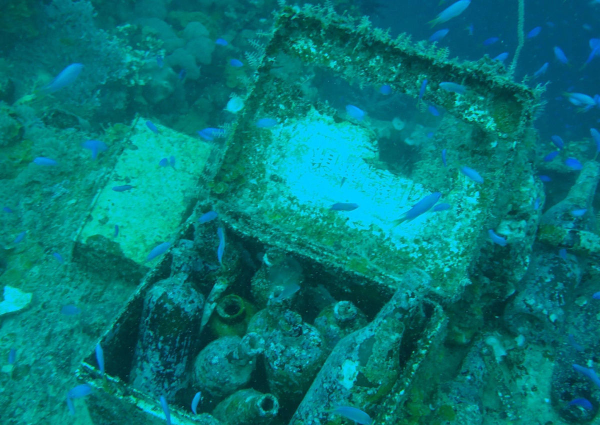
%> input picture SAMPLE_IMAGES/129_img_.png, 1200 x 850 px (shown at 1/2 size)
$ octave --eval "result = MSRCR_retinex(imread('../SAMPLE_IMAGES/129_img_.png'));"   (GNU Octave 9; MATLAB toolbox functions it lacks are replaced by stand-ins)
%> lines starting %> are read from the running program, lines starting %| are printed output that depends on the picture
function output_img = MSRCR_retinex(I)

R = I(:, :, 1);
G = I(:, :, 2);
B = I(:, :, 3);
R0 = double(R);
G0 = double(G);
B0 = double(B);

[N1, M1] = size(R);
%> N1 = 850; M1 = 1200

Rlog = log(R0+1);
Rfft2 = fft2(R0);

sigma1 = 128;
F1 = fspecial('gaussian', [N1,M1], sigma1);
Efft1 = fft2(double(F1));

DR0 = Rfft2.* Efft1;
DR = ifft2(DR0);

DRlog = log(DR +1);
Rr1 = Rlog - DRlog;

sigma2 = 256;
F2 = fspecial('gaussian', [N1,M1], sigma2);
Efft2 = fft2(double(F2));

DR0 = Rfft2.* Efft2;
DR = ifft2(DR0);

DRlog = log(DR +1);
Rr2 = Rlog - DRlog;

sigma3 = 512;
F3 = fspecial('gaussian', [N1,M1], sigma3);
Efft3 = fft2(double(F3));

DR0 = Rfft2.* Efft3;
DR = ifft2(DR0);

DRlog = log(DR +1);
Rr3 = Rlog - DRlog;

Rr = (Rr1 + Rr2 +Rr3)/3;

a = 125;
II = imadd(R0, G0);
II = imadd(II, B0);
Ir = immultiply(R0, a);
C = imdivide(Ir, II);
C = log(C+1);
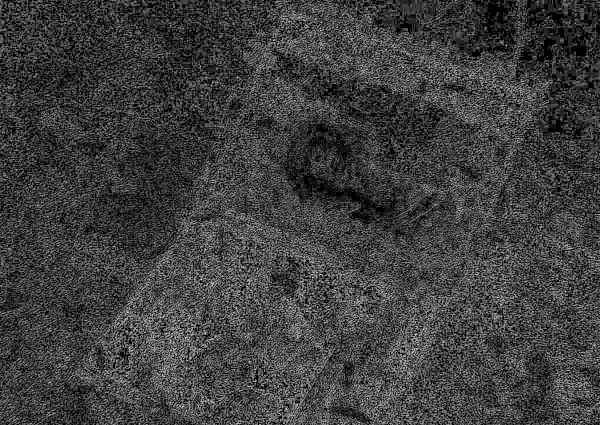
%> C: size 850x1200 double (shown at 1/2 size); min 0, max 3.27, mean 0.814; drawn with min black and max white

Rr = immultiply(C, Rr);
EXPRr = exp(Rr);
MIN = min(min(EXPRr));
%> MIN = 0.475
MAX = max(max(EXPRr));
%> MAX = 7945.3
EXPRr = (EXPRr - MIN)/(MAX - MIN);
EXPRr = adapthisteq(EXPRr);

Glog = log(G0+1);
Gfft2 = fft2(G0);

DG0 = Gfft2.* Efft1;
DG = ifft2(DG0);

DGlog = log(DG +1);
Gg1 = Glog - DGlog;


DG0 = Gfft2.* Efft2;
DG = ifft2(DG0);

DGlog = log(DG +1);
Gg2 = Glog - DGlog;


DG0 = Gfft2.* Efft3;
DG = ifft2(DG0);

DGlog = log(DG +1);
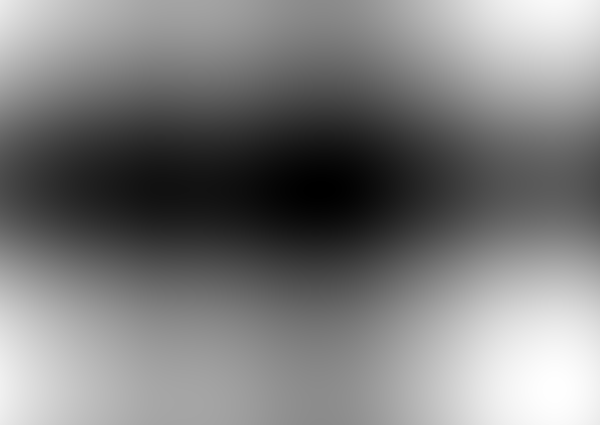
%> DGlog: size 850x1200 double (shown at 1/2 size); min 4.77, max 4.81, mean 4.79; drawn with min black and max white
Gg3 = Glog - DGlog;

Gg = (Gg1 + Gg2 +Gg3)/3;

Ig = immultiply(G0, a);
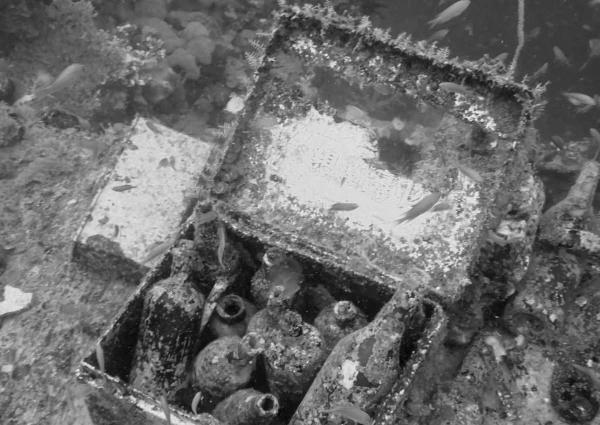
%> Ig: size 850x1200 double (shown at 1/2 size); min 4125, max 29375, mean 14935.7; drawn with min black and max white
C = imdivide(Ig, II);
C = log(C+1);
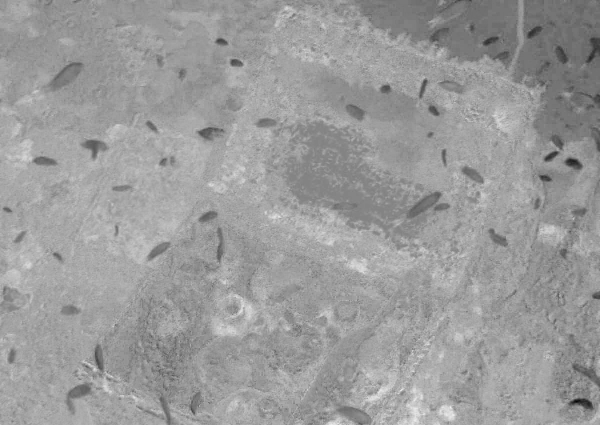
%> C: size 850x1200 double (shown at 1/2 size); min 3.5, max 4.53, mean 4.13; drawn with min black and max white

Gg = immultiply(C, Gg);
EXPGg = exp(Gg);
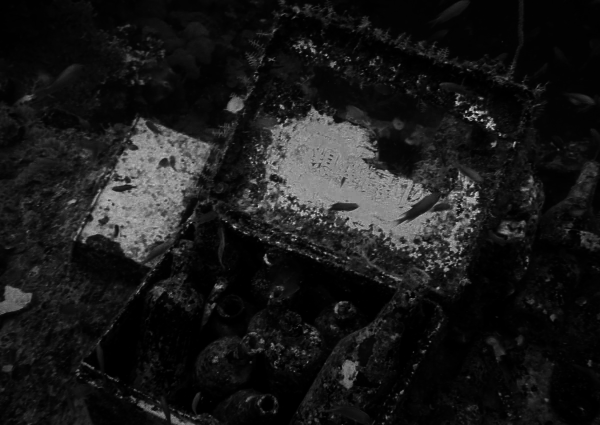
%> EXPGg: size 850x1200 double (shown at 1/2 size); min 0.00481, max 19.09, mean 1.97; drawn with min black and max white
MIN = min(min(EXPGg));
%> MIN = 0.00481
MAX = max(max(EXPGg));
%> MAX = 19.09
EXPGg = (EXPGg - MIN)/(MAX - MIN);
EXPGg = adapthisteq(EXPGg);

Blog = log(B0+1);
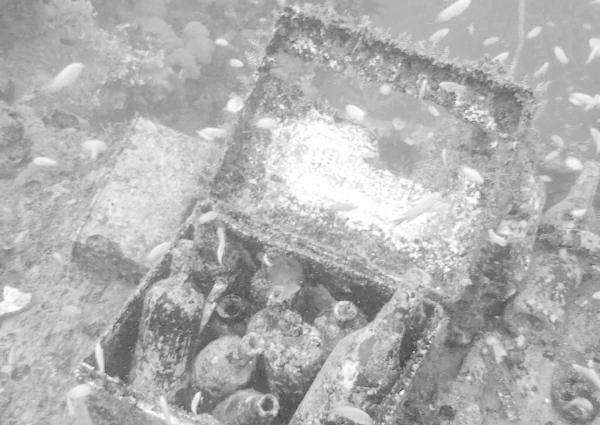
%> Blog: size 850x1200 double (shown at 1/2 size); min 2.94, max 5.55, mean 4.75; drawn with min black and max white
Bfft2 = fft2(B0);

DB0 = Bfft2.* Efft1;
DB = ifft2(DB0);

DBlog = log(DB +1);
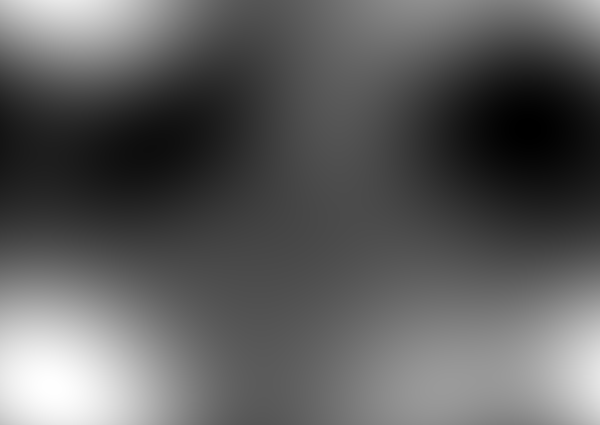
%> DBlog: size 850x1200 double (shown at 1/2 size); min 4.63, max 5.09, mean 4.8; drawn with min black and max white
Bb1 = Blog - DBlog;

DB0 = Gfft2.* Efft2;
DB = ifft2(DB0);
DBlog = log(DB +1);
Bb2 = Blog - DBlog;
DB0 = Gfft2.* Efft3;
DB = ifft2(DB0);
DBlog = log(DB +1);
Bb3 = Blog - DBlog;
Bb = (Bb1 + Bb2 + Bb3)/3;

Ib = immultiply(B0, a);
C = imdivide(Ib, II);
C = log(C+1);
Bb = immultiply(C, Bb);
EXPBb= exp(Bb);
MIN = min(min(EXPBb));
%> MIN = 0.00107
MAX = max(max(EXPBb));
%> MAX = 30
EXPBb = (EXPBb - MIN)/(MAX - MIN);
EXPBb = adapthisteq(EXPBb);


output_img = cat(3, EXPRr, EXPGg, EXPBb);

$ run again, on SAMPLE_IMAGES/383_img_.png
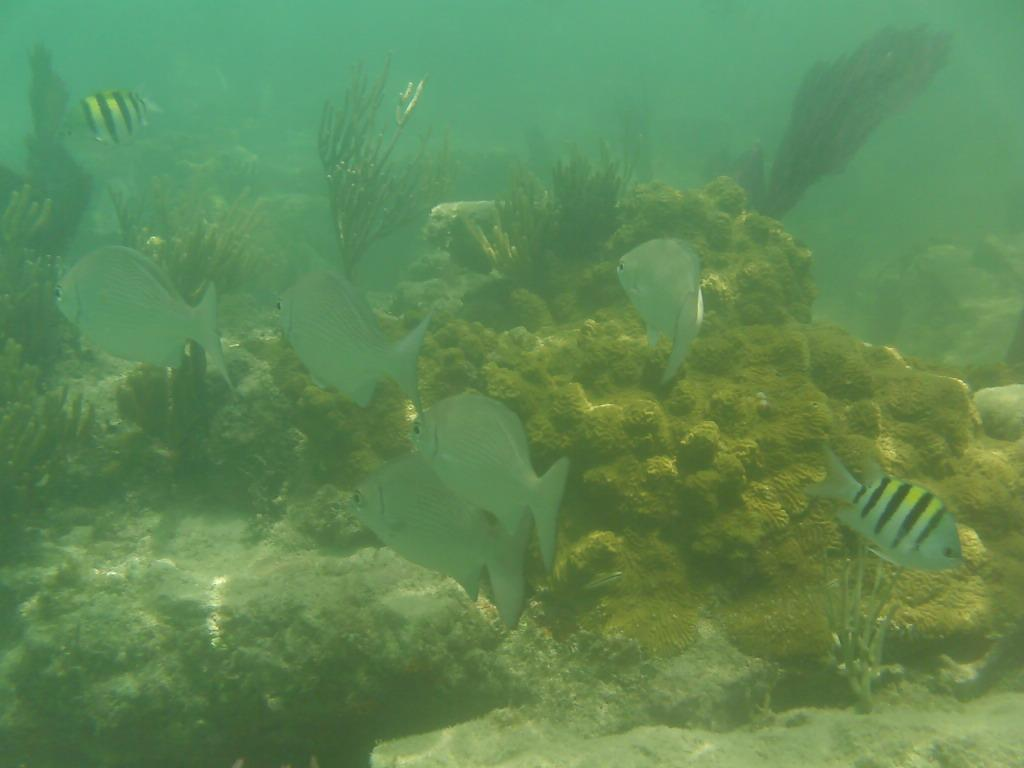
%> input picture SAMPLE_IMAGES/383_img_.png, 1024 x 768 px
%> in MSRCR_retinex, `MIN = min(min(EXPRr));`: MIN = 0.132
%> in MSRCR_retinex, `MAX = max(max(EXPRr));`: MAX = 35.49
%> in MSRCR_retinex, `EXPGg = exp(Gg);`:
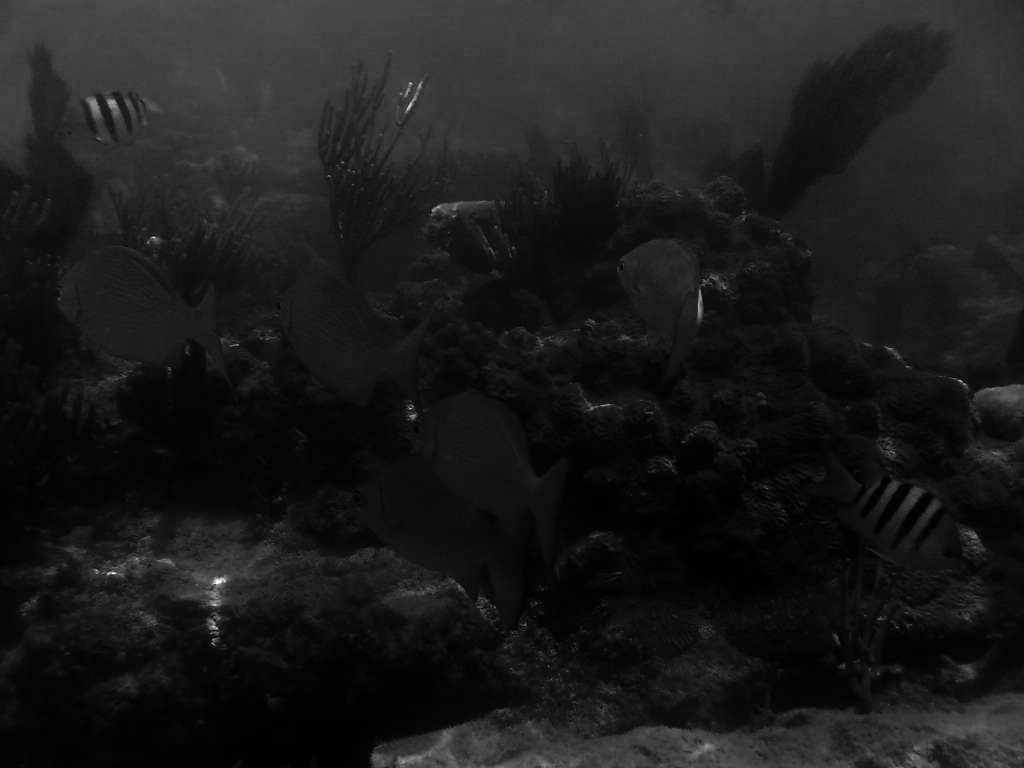
%> EXPGg: size 768x1024 double; min 0.141, max 9.89, mean 1.2; drawn with min black and max white
%> in MSRCR_retinex, `MIN = min(min(EXPGg));`: MIN = 0.141
%> in MSRCR_retinex, `MAX = max(max(EXPGg));`: MAX = 9.89
%> in MSRCR_retinex, `DBlog = log(DB +1);`:
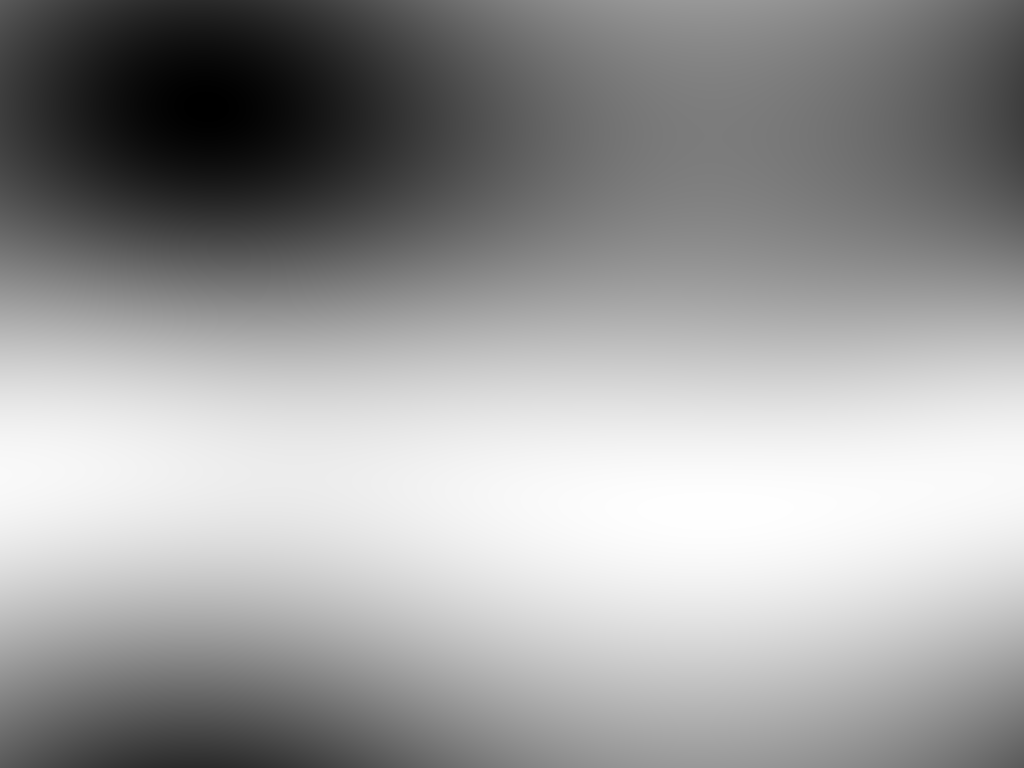
%> DBlog: size 768x1024 double; min 4.17, max 4.64, mean 4.46; drawn with min black and max white
%> in MSRCR_retinex, `MIN = min(min(EXPBb));`: MIN = 0.00947
%> in MSRCR_retinex, `MAX = max(max(EXPBb));`: MAX = 7.31
